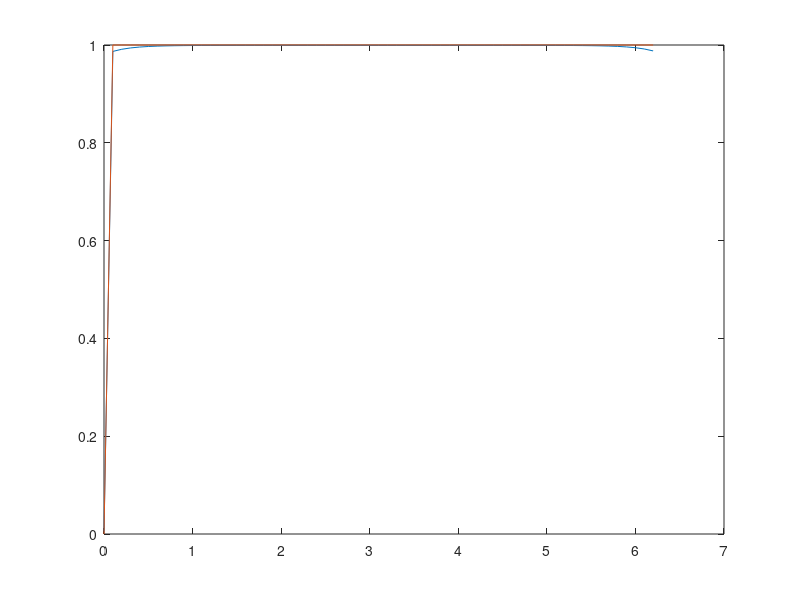
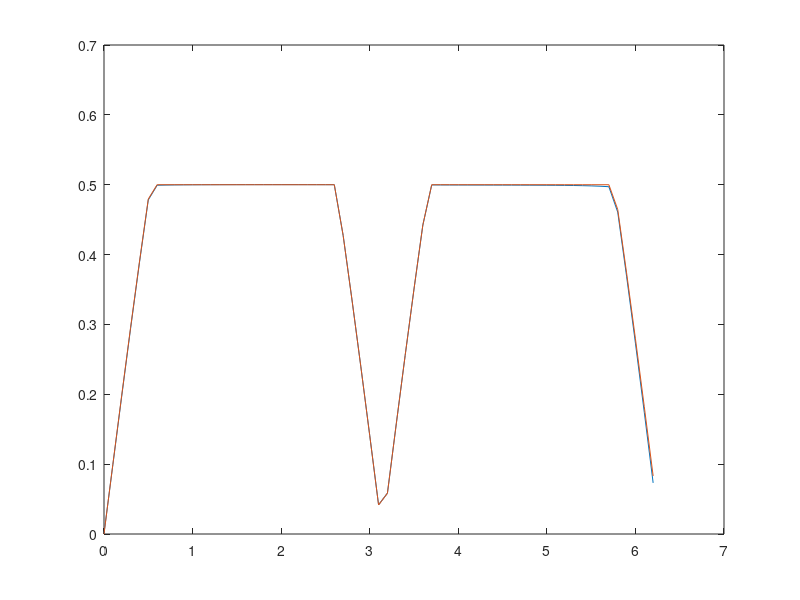

The MATLAB script that drew these images, in order:
%
%3.1 Test
clear all
close all

x_input = 0:0.1:2*pi;
f_sin = min(0.5,abs(sin(x_input)));
f_square = sign(f_sin);

n_nodes = 100;
epochs = 50;
eta = 0.005;

w_r = 0.1 *randn(1,n_nodes)';
w_s = 0.1 *randn(1,n_nodes)';

% mu_r = zeros(1,n_nodes)';
% mu_s = zeros(1,n_nodes)';
mu_r = linspace(0,2*pi,n_nodes)'; 
mu_s = linspace(0,2*pi,n_nodes)';

sigma_r = ones(1,n_nodes)';
sigma_s = ones(1,n_nodes)';

rbf_nodes_r = exp(-(x_input-mu_r).^2./(2*sigma_r));
rbf_nodes_s = exp(-(x_input-mu_s).^2./(2*sigma_s));

for k = 1:epochs

output_r = sum(w_r.*rbf_nodes_r);
output_s = sum(w_s.*rbf_nodes_s);

ksi_r = 0.5*(output_r - f_square).^2;
ksi_s_squared = 0.5*(output_s - f_sin).^2;

e_r = (f_square - output_r);
e_s = (f_sin - output_s);

delta_r = eta*e_r.*rbf_nodes_r;
delta_s = eta*e_s.*rbf_nodes_s;

w_r = w_r + delta_r;
w_s = w_s + delta_s;


diff_r = sum((output_r - f_square).^2);
diff_s = sum((output_s - f_sin).^2);

output_r_update = sum(w_r.*rbf_nodes_r);
output_s_update = sum(w_s.*rbf_nodes_s);

plot(x_input,output_s_update)
hold on
plot(x_input,f_sin)
hold off

max(e_s)

drawnow
pause(0.1)

end

plot(x_input,output_r)
hold on
plot(x_input,f_square)

figure()
plot(x_input,output_s)
hold on
plot(x_input,f_sin)
